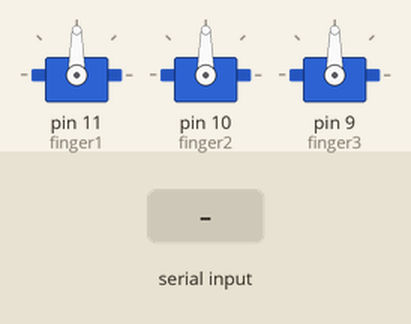
This sketch was run on a simulated Arduino Uno, built with avr-gcc and run on an emulated ATmega328P. On the bench: 3 × servo. The inputs (shaded band) are chosen by the test bench.

Above: at 1.2 s.
1.3 s: "a" received over Serial
At 2.5 s:
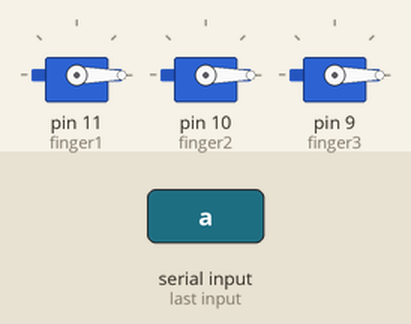
2.8 s: "b" received over Serial
At 3.8 s:
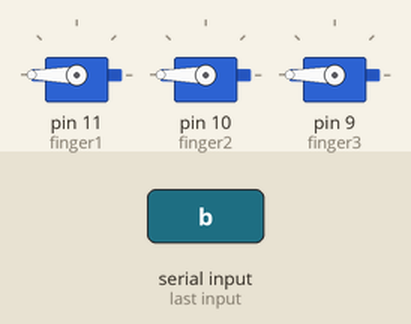
4.3 s: "c" received over Serial
At 4.9 s:
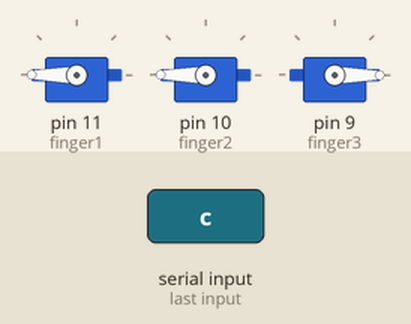
Timing chart, 0 to 7.3 s (numbered marks = the images above; inputs shaded):
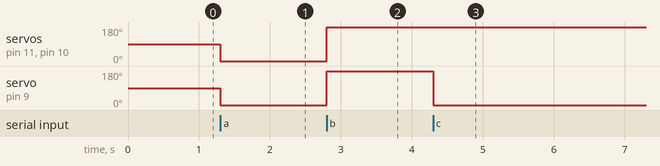

Measured:
- after the input at 1.3 s, servo on pin 11 (finger1), servo on pin 10 (finger2), servo on pin 9 (finger3): 90° → 0° at once
- after the input at 2.8 s, servo on pin 11 (finger1), servo on pin 10 (finger2), servo on pin 9 (finger3): 0° → 180° at once
- after the input at 4.3 s, servo on pin 9 (finger3): 180° → 0° at once

The sketch:

robot_hands_three_servo.ino
```cpp
// 아두이노 우노 보드의 하드웨어 시리얼 포트(0, 1)를 사용합니다.

#include <Servo.h>

Servo finger1;
Servo finger2;
Servo finger3;


void setup() {
  finger1.attach(11);
  finger2.attach(10);
  finger3.attach(9);
  Serial.begin(9600);
}


void loop() {
  if (Serial.available()) {
    char input = Serial.read();

    if (input == 'a') {
      rock();
    } else if (input == 'b') {
      paper();
    } else if (input == 'c') {
      scissors();
    }
  }
}


void rock() {
  finger1.write(0);
  finger2.write(0);
  finger3.write(0);
  delay(100);
}

void paper() {
  finger1.write(180);
  finger2.write(180);
  finger3.write(180);
  delay(100);
}

void scissors() {
  finger1.write(180);
  finger2.write(180);
  finger3.write(0);
  delay(100);
}
```
